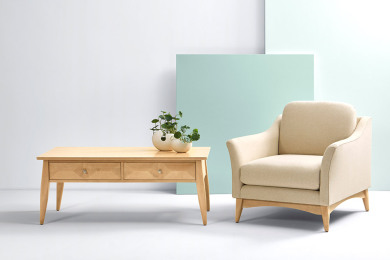
#> input picture test.jpg, 390 x 260 px
$ python meanshift.py
#> lines starting #> are read from the running program, lines starting #| are printed output that depends on the picture; after the words box and inside, x2 and y2 are one past the last pixel; in counts of white or black regions, pixels touching at a corner belong together
#!/usr/bin/env python3
# -*- coding: utf-8 -*-
"""
Created on Sat Feb 15 17:26:29 2020

@author: zhangyiqian
"""
import numpy as np
from sklearn.cluster import MeanShift, estimate_bandwidth
from skimage.color import rgb2lab
from skimage.io import imread, imshow
import matplotlib.pyplot as plt
from skimage.morphology import skeletonize
from skimage import data, segmentation, color

#Loading original image
originImg = imread('test.jpg')
#> originImg is the input picture: shape (260, 390, 3); mean R, G, B 216.1, 215.7, 210.4
image = rgb2lab(originImg)
#> image: shape (260, 390, 3) float64; mean of channels 0, 1, 2 86, -0.4, 3

# Shape of original image
originShape = image.shape
#> originShape = (260, 390, 3)

# Converting image into array of dimension [nb of pixels in originImage, 3]
# based on r g b intensities
flatImg=np.reshape(image, [-1, 3])

# Estimate bandwidth for meanshift algorithm
bandwidth = estimate_bandwidth(flatImg, quantile=0.1, n_samples=200)
#> bandwidth = 6.28
ms = MeanShift(bandwidth = bandwidth, bin_seeding=True)

# Performing meanshift on flatImg
ms.fit(flatImg)

# (r,g,b) vectors corresponding to the different clusters after meanshift
labels=ms.labels_

# Remaining colors after meanshift
cluster_centers = ms.cluster_centers_
#> cluster_centers = 41 rows, first 8: [94.54, -0.563, -1.43], [82.12, -10.08, -0.444], [70.44, 2.77, 18.67], [92.31, 1.92, 8.42], [65.73, 10.58, 31.59], [68.83, 0.532, -2.35], [83.4, 1.99, 12.88], [92.68, 1.79, 16.01]

# Finding and diplaying the number of clusters
labels_unique = np.unique(labels)
#> labels_unique = 41 values from 0 to 40
n_clusters_ = len(labels_unique)
#> n_clusters_ = 41
print("number of estimated clusters : %d" % n_clusters_)
#| number of estimated clusters : 41

segmentedImg = cluster_centers[np.reshape(labels, originShape[:2])]
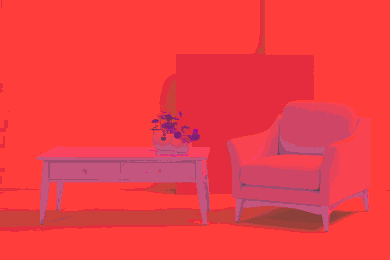
#> segmentedImg: shape (260, 390, 3) float64; mean of channels 0, 1, 2 86.8, -0.8, 3; drawn with min black and max white
out2 = color.label2rgb(segmentedImg, originImg, kind='avg')

# [8 lines of commented-out code are left out]
label = 1
seg_img = (labels == label) * 1.0
seg_img = seg_img.reshape(image.shape[:2])
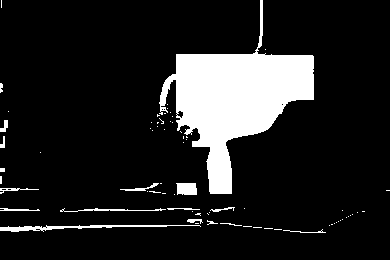
#> seg_img: shape (260, 390) float64; values 0 (black) and 1 (white), 13.1% white; 72 white regions (55 under 20 px), largest, box (x1, y1, x2, y2) and area: (159, 0, 314, 194) 11552, (0, 225, 201, 232) 520, (176, 183, 197, 195) 231
# sum((labels == label) * 1.0)
plt.figure()
imshow(seg_img)
plt.figure()
skeleton = skeletonize(seg_img, method='lee')
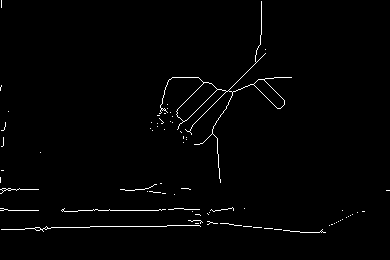
#> skeleton: shape (260, 390) bool; 1.3% white in thin lines or dots, all inside (x1, y1, x2, y2) = (0, 0, 390, 233)
imshow(skeleton)
plt.figure()
#> (the run stopped early here; a loop or call above may not have finished)
